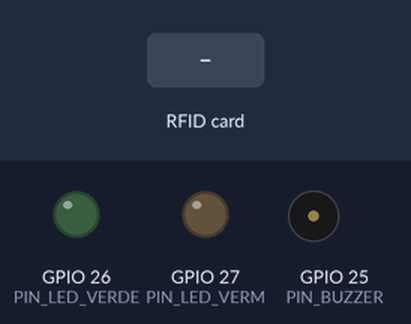
Bench run of a sketch on a simulated ESP32. On the bench: output pins drawn as LEDs (lit = HIGH), buzzer (waves = sounding, pin HIGH). The inputs (shaded band) are chosen by the test bench. WiFi joins after 1.5 s; servers stay silent unless stated; uploads are accepted with an empty reply; what the sketch prints to the serial monitor is not drawn.

Above: at 2.8 s.
2.9 s: RFID card 5E 7A 19 C4 held to the reader
At 3.41 s:
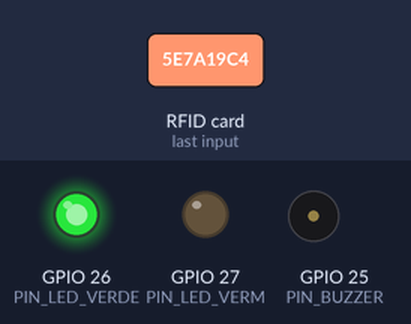
Timing chart, 0 to 5.9 s (numbered marks = the images above; inputs shaded):
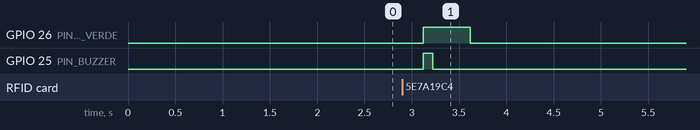

The sketch:

antifurto.ino
```cpp
/*
  Antifurto RFID - ESP32 + 2x RC522

  Leitor 1 = PORTAL (saida)  -> backend diz se a tag pode sair
  Leitor 2 = CAIXA           -> so le quando o caixa esta ligado no painel
*/

#include <SPI.h>
#include <MFRC522.h>
#include <WiFi.h>
#include <WiFiClientSecure.h>
#include <HTTPClient.h>

// ---------- CONFIG ----------
const char* WIFI_SSID = "SEU_WIFI";
const char* WIFI_PASS = "SUA_SENHA";

const char* BASE_URL   = "https://microcontroladores-eosin.vercel.app";
// ROTAS SUPOSTAS - ajuste para as rotas reais do seu backend:
const char* ROTA_ESTADO = "/api/estado";  // GET: heartbeat + estado do caixa
const char* ROTA_PORTAL = "/api/portal";  // POST: {leitor, uid}
const char* ROTA_CAIXA  = "/api/caixa";   // POST: {leitor, uid, modo}

// SPI compartilhado: SCK=18, MISO=19, MOSI=23
#define PIN_SS_PORTAL 21   // leitor 1
#define PIN_SS_CAIXA  5    // leitor 2
#define PIN_RST       22   // RST compartilhado

#define PIN_BUZZER    25   // buzzer ativo
#define PIN_LED_VERDE 26
#define PIN_LED_VERM  27

const unsigned long INTERVALO_ESTADO = 2000;  // ms
// ----------------------------

MFRC522 portal(PIN_SS_PORTAL, PIN_RST);
MFRC522 caixa(PIN_SS_CAIXA, PIN_RST);

bool caixaLigado = false;
bool modoIdentificar = false;
unsigned long ultimoEstado = 0;

String uidParaString(MFRC522::Uid &uid) {
  String s = "";
  for (byte i = 0; i < uid.size; i++) {
    if (uid.uidByte[i] < 0x10) s += "0";
    s += String(uid.uidByte[i], HEX);
  }
  s.toUpperCase();
  return s;
}

void conectarWiFi() {
  WiFi.mode(WIFI_STA);
  WiFi.begin(WIFI_SSID, WIFI_PASS);
  Serial.print("Conectando ao WiFi");
  unsigned long inicio = millis();
  while (WiFi.status() != WL_CONNECTED && millis() - inicio < 20000) {
    delay(500);
    Serial.print(".");
  }
  Serial.println(WiFi.status() == WL_CONNECTED ? "\nWiFi OK" : "\nFalha no WiFi");
}

// Remove espacos para facilitar a busca simples no JSON
String semEspacos(String s) {
  s.replace(" ", "");
  return s;
}

int httpGet(const char* rota, String &resposta) {
  if (WiFi.status() != WL_CONNECTED) return -1;
  WiFiClientSecure client;
  client.setInsecure();  // demo de bancada
  HTTPClient http;
  http.begin(client, String(BASE_URL) + rota);
  int code = http.GET();
  if (code > 0) resposta = semEspacos(http.getString());
  http.end();
  return code;
}

int httpPost(const char* rota, const String &body, String &resposta) {
  if (WiFi.status() != WL_CONNECTED) return -1;
  WiFiClientSecure client;
  client.setInsecure();
  HTTPClient http;
  http.begin(client, String(BASE_URL) + rota);
  http.addHeader("Content-Type", "application/json");
  int code = http.POST(body);
  if (code > 0) resposta = semEspacos(http.getString());
  http.end();
  Serial.printf("POST %s %s -> %d\n", rota, body.c_str(), code);
  return code;
}

// Heartbeat: o painel mostra "ESP32 online" quando isso chega.
// Resposta esperada: {"caixa":true,"identificar":false}
void atualizarEstado() {
  String r;
  int code = httpGet(ROTA_ESTADO, r);
  if (code == 200) {
    caixaLigado = r.indexOf("\"caixa\":true") >= 0;
    modoIdentificar = r.indexOf("\"identificar\":true") >= 0;
  }
}

void bipe(int ms) {
  digitalWrite(PIN_BUZZER, HIGH);
  delay(ms);
  digitalWrite(PIN_BUZZER, LOW);
}

void sinalOk() {
  digitalWrite(PIN_LED_VERDE, HIGH);
  bipe(100);
  delay(400);
  digitalWrite(PIN_LED_VERDE, LOW);
}

void alarme() {
  digitalWrite(PIN_LED_VERM, HIGH);
  for (int i = 0; i < 6; i++) {
    bipe(250);
    delay(150);
  }
  digitalWrite(PIN_LED_VERM, LOW);
}

bool lerTag(MFRC522 &r, String &uid) {
  if (!r.PICC_IsNewCardPresent() || !r.PICC_ReadCardSerial()) return false;
  uid = uidParaString(r.uid);
  r.PICC_HaltA();
  r.PCD_StopCrypto1();
  return true;
}

void setup() {
  Serial.begin(115200);
  pinMode(PIN_BUZZER, OUTPUT);
  pinMode(PIN_LED_VERDE, OUTPUT);
  pinMode(PIN_LED_VERM, OUTPUT);
  digitalWrite(PIN_BUZZER, LOW);

  SPI.begin();
  portal.PCD_Init();
  caixa.PCD_Init();
  Serial.print("Portal: "); portal.PCD_DumpVersionToSerial();
  Serial.print("Caixa:  "); caixa.PCD_DumpVersionToSerial();

  conectarWiFi();
  Serial.println("Sistema pronto.");
}

void loop() {
  if (WiFi.status() != WL_CONNECTED) conectarWiFi();

  if (millis() - ultimoEstado >= INTERVALO_ESTADO) {
    ultimoEstado = millis();
    atualizarEstado();
  }

  String uid;

  // PORTAL (leitor 1): o backend responde se pode sair.
  // Resposta esperada: {"alarme":true} ou {"alarme":false}
  if (lerTag(portal, uid)) {
    Serial.println("[portal] tag " + uid);
    String r;
    String body = "{\"leitor\":1,\"uid\":\"" + uid + "\"}";
    int code = httpPost(ROTA_PORTAL, body, r);
    bool dispara = (code != 200) || (r.indexOf("\"alarme\":true") >= 0);
    // se a requisicao falhar, dispara o alarme por seguranca
    if (dispara) alarme(); else sinalOk();
  }

  // CAIXA (leitor 2): so le quando ligado pelo painel
  if (caixaLigado && lerTag(caixa, uid)) {
    Serial.println("[caixa] tag " + uid);
    String r;
    String modo = modoIdentificar ? "identificar" : "pagar";
    String body = "{\"leitor\":2,\"uid\":\"" + uid + "\",\"modo\":\"" + modo + "\"}";
    int code = httpPost(ROTA_CAIXA, body, r);
    if (code == 200) sinalOk(); else bipe(600);
  }
}
```

Measured:
- after the input at 2.9 s, GPIO 26 (PIN_LED_VERDE): LOW → HIGH after 0.22 s, → LOW 0.50 s later; GPIO 25 (PIN_BUZZER): LOW → HIGH after 0.22 s, → LOW 0.10 s later
